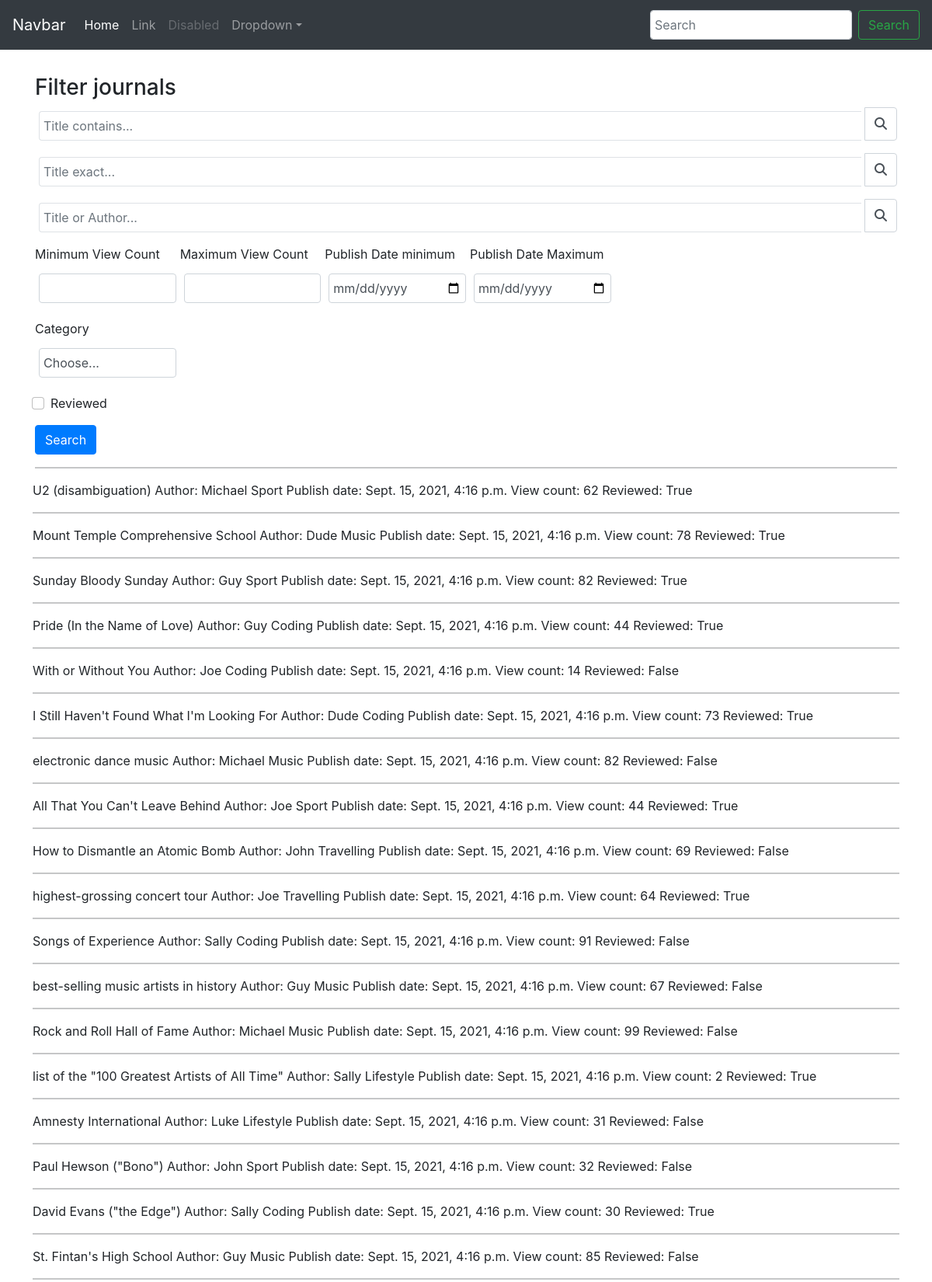
The page / (upper part) on the database its author committed.
### core/models.py (models this page shows, shortened)
class Journal(models.Model):
    title=models.CharField(max_length=120)
    author = models.ForeignKey(Author, on_delete=models.CASCADE)
    categories = models.ManyToManyField(Category)
    publish_date = models.DateTimeField(auto_now_add=True)
    views = models.IntegerField(default=0)
    reviewed = models.BooleanField(default=False)

class Author(models.Model):
    name=models.CharField(max_length=30)

class Category(models.Model):
    name=models.CharField(max_length=20)
    def __str__(self):
        return self.name

### core/views.py (the view)
# urls.py: path('', BootstrapFilterView, name='bootstrap' )
def BootstrapFilterView(request):
    qs = Journal.objects.all()
    title_contains_query = request.GET.get('title_contains')
    title_exact_query = request.GET.get('title_exact')
    title_or_author_query = request.GET.get('title_or_author')
    view_count_min = request.GET.get('view_count_min')
    view_count_max = request.GET.get('view_count_max')
    date_min = request.GET.get('date_min')
    date_max = request.GET.get('date_max')
    if is_valid_queryparam(title_contains_query):
        qs = qs.filter(title__icontains=title_contains_query)
    elif is_valid_queryparam(title_exact_query):
        qs = qs.filter(id=title_exact_query)
    elif is_valid_queryparam(title_or_author_query):
        qs = qs.filter(Q(title__icontains = title_or_author_query)
                       | Q(author__name__icontains = title_or_author_query)).distinct()
    if is_valid_queryparam(view_count_min):
        qs = qs.filter(views__gte = view_count_min)
    if is_valid_queryparam(view_count_max):
        qs = qs.filter(views__lt = view_count_max)
    if is_valid_queryparam(date_min):
        qs = qs.filter(publish_date__gte=date_min)
    if is_valid_queryparam(date_max):
        qs = qs.filter(publish_date__lt=date_max)
    context = {
        'queryset': qs,
    }
    return render(request, "bootstrap_form.html", context)

### core/views.py (called while the page is built)
def is_valid_queryparam(param):
    return param != '' and param is not None

### templates/bootstrap_form.html (shortened to what this page needs)
{% load static %}
<!doctype html>
<html lang="en">
  <head>
<link href="https://cdn.jsdelivr.net/npm/bootstrap@5.1.1/dist/css/bootstrap.min.css" rel="stylesheet">
    <link href="../../dist/css/bootstrap.min.css" rel="stylesheet">
    <link rel="stylesheet" href="{% static 'templates.css' %}">
  </head>
  <body>
    <nav class="navbar navbar-expand-md navbar-dark bg-dark fixed-top">
      <a class="navbar-brand" href="#">Navbar</a>
      <div class="collapse navbar-collapse" id="navbarsExampleDefault">
        <ul class="navbar-nav mr-auto">
          <li class="nav-item active">
            <a class="nav-link" href="#">Home <span class="sr-only">(current)</span></a>
          </li>
          <li class="nav-item">
            <a class="nav-link" href="#">Link</a>
          </li>
          <li class="nav-item">
            <a class="nav-link disabled" href="#">Disabled</a>
          </li>
          <li class="nav-item dropdown">
            <a class="nav-link dropdown-toggle" href="http://example.com" id="dropdown01" data-toggle="dropdown" aria-haspopup="true" aria-expanded="false">Dropdown</a>
          </li>
        </ul>
        <form class="form-inline my-2 my-lg-0">
          <input class="form-control mr-sm-2" type="text" placeholder="Search" aria-label="Search">
          <button class="btn btn-outline-success my-2 my-sm-0" type="submit">Search</button>
        </form>
      </div>
    </nav>
    <main role="main" class="container">
     <h3> Filter journals </h3>
      <form method="GET" action=".">
        <div class="form-row">
          <div class="form-group col-12">
            <div class="input-group">
              <input class="form-control py-2 border-right-0 border" type="search", name="title_contains" placeholder="Title contains..."/>
              <span class="input-group-append">
                <div class="input-group-text bg-transparent">
                  <i class="fa fa-search"></i>
                </div>
              </span>
            </div>
          </div>
        </div>
        <div class="form-row">
          <div class="form-group col-12">
            <div class="input-group">
              <input class="form-control py-2 border-right-0 border" type="search", name="title_exact" placeholder="Title exact..."/>
              <span class="input-group-append">
                <div class="input-group-text bg-transparent">
                  <i class="fa fa-search"></i>
                </div>
              </span>
            </div>
          </div>
        </div>
        <div class="form-row">
          <div class="form-group col-12">
            <div class="input-group">
              <input class="form-control py-2 border-right-0 border" type="search", name="title_or_author" placeholder="Title or Author..."/>
              <span class="input-group-append">
                <div class="input-group-text bg-transparent">
                  <i class="fa fa-search"></i>
                </div>
              </span>
            </div>
          </div>
        </div>
        <div class="form-row">
          <div class="form-group col-md-2 col-lg-2">
            <label for="inputEmail4">Minimum View Count</label>
            <input type="number" min="0" class="form-control" id="viewCountMin" name="view_count_min" >
          </div>
          <div class="form-group col-md-2 col-lg-2">
            <label for="inputPassword4">Maximum View Count</label>
            <input type="number" max="1000" class="form-control" id="viewCountMax" name="view_count_max" >
          </div>
          <div class="form-group col-md-2 col-lg-2">
            <label for="inputPassword4">Publish Date minimum</label>
            <input type="date" class="form-control" id="inputPassword3" name="date_min" >
          </div>
          <div class="form-group col-md-2 col-lg-2">
            <label for="inputPassword4">Publish Date Maximum</label>
            <input type="date" class="form-control" id="inputPassword2" placeholder="Password" name="date_max">
          </div>
        </div>
        <div class="form-row">
          <div class="form-group col-md-2 col-lg-2">
            <label for="inputState">Category</label>
            <select id="inputState" class="form-control">
              <option selected>Choose...</option>
            </select>
          </div>
        </div>
        <div class="form-group">
          <div class="form-check">
            <input class="form-check-input" type="checkbox" id="gridCheck">
            <label class="form-check-label" for="gridCheck">
              Reviewed
            </label>
          </div>
        </div>
        <button type="submit" class="btn btn-primary">Search</button>
      </form>
      <hr />
      <div class="row">
        <ul>
          {% for journal in queryset %}
            <li>
              {{ journal.title }}
              <span> Author: {{ journal.author.name }}</span>
              <span>
                {% for cat in journal.categories.all %}
                  {{ cat }}
                {% endfor %}
              </span>
              <span> Publish date: {{ journal.publish_date }}</span>
              <span> View count: {{ journal.views }} </span>
              <span> Reviewed: {{ journal.reviewed }}</span>
            </li>
           <hr />
          {% endfor %}
        </ul>
      </div>
    </main>
  </body>
</html>

### static/templates.css (style rules this page uses)
body { margin-top: 6rem; }
.form-row { display: flex; }
.form-control { margin: 5px; padding: 5px; }
ul { list-style-type: none; }

### rows shown on the page
Journal: title "U2 (disambiguation)", author.name "Michael", publish_date "Sept. 15, 2021, 4:16 p.m.", views "62", reviewed "True"
Category: name "Sport"
Journal: title "Mount Temple Comprehensive School", author.name "Dude", publish_date "Sept. 15, 2021, 4:16 p.m.", views "78", reviewed "True"
Category: name "Music"
Journal: title "Sunday Bloody Sunday", author.name "Guy", publish_date "Sept. 15, 2021, 4:16 p.m.", views "82", reviewed "True"
Journal: title "Pride (In the Name of Love)", author.name "Guy", publish_date "Sept. 15, 2021, 4:16 p.m.", views "44", reviewed "True"
Category: name "Coding"
Journal: title "With or Without You", author.name "Joe", publish_date "Sept. 15, 2021, 4:16 p.m.", views "14", reviewed "False"
Journal: title "I Still Haven't Found What I'm Looking For", author.name "Dude", publish_date "Sept. 15, 2021, 4:16 p.m.", views "73", reviewed "True"
Journal: title "electronic dance music", author.name "Michael", publish_date "Sept. 15, 2021, 4:16 p.m.", views "82", reviewed "False"
Journal: title "All That You Can't Leave Behind", author.name "Joe", publish_date "Sept. 15, 2021, 4:16 p.m.", views "44", reviewed "True"
Journal: title "How to Dismantle an Atomic Bomb", author.name "John", publish_date "Sept. 15, 2021, 4:16 p.m.", views "69", reviewed "False"
Category: name "Travelling"
Journal: title "highest-grossing concert tour", author.name "Joe", publish_date "Sept. 15, 2021, 4:16 p.m.", views "64", reviewed "True"
Journal: title "Songs of Experience", author.name "Sally", publish_date "Sept. 15, 2021, 4:16 p.m.", views "91", reviewed "False"
Journal: title "best-selling music artists in history", author.name "Guy", publish_date "Sept. 15, 2021, 4:16 p.m.", views "67", reviewed "False"
Journal: title "Rock and Roll Hall of Fame", author.name "Michael", publish_date "Sept. 15, 2021, 4:16 p.m.", views "99", reviewed "False"
Journal: title "list of the \"100 Greatest Artists of All Time\"", author.name "Sally", publish_date "Sept. 15, 2021, 4:16 p.m.", views "2", reviewed "True"
Category: name "Lifestyle"
Journal: title "Amnesty International", author.name "Luke", publish_date "Sept. 15, 2021, 4:16 p.m.", views "31", reviewed "False"
Journal: title "Paul Hewson (\"Bono\")", author.name "John", publish_date "Sept. 15, 2021, 4:16 p.m.", views "32", reviewed "False"
Journal: title "David Evans (\"the Edge\")", author.name "Sally", publish_date "Sept. 15, 2021, 4:16 p.m.", views "30", reviewed "True"
Journal: title "St. Fintan's High School", author.name "Guy", publish_date "Sept. 15, 2021, 4:16 p.m.", views "85", reviewed "False"
